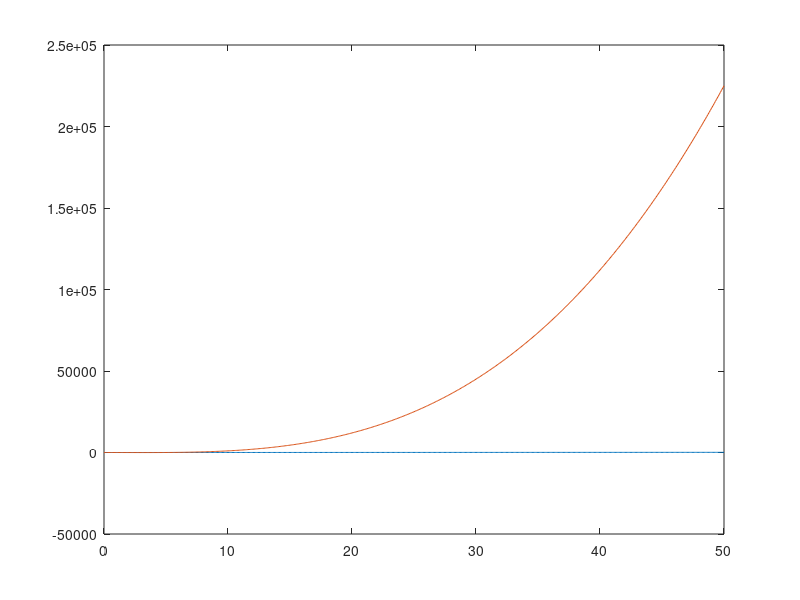
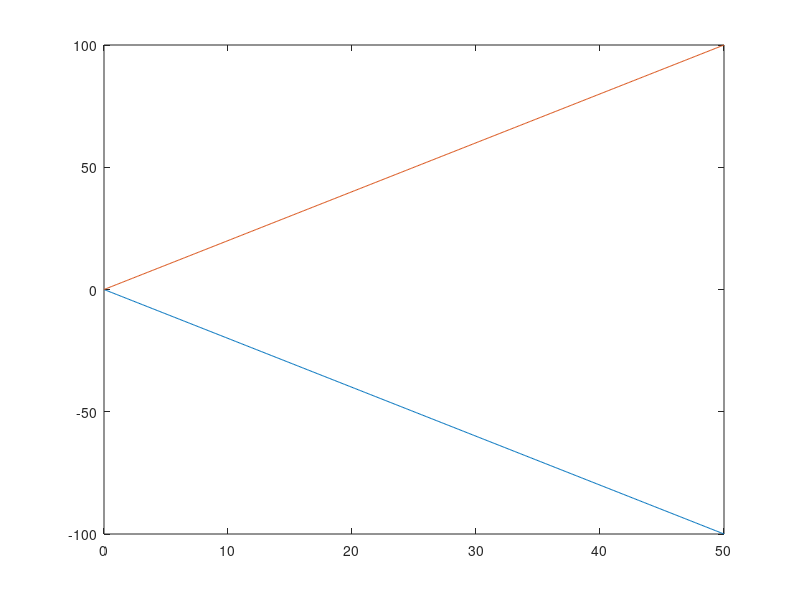
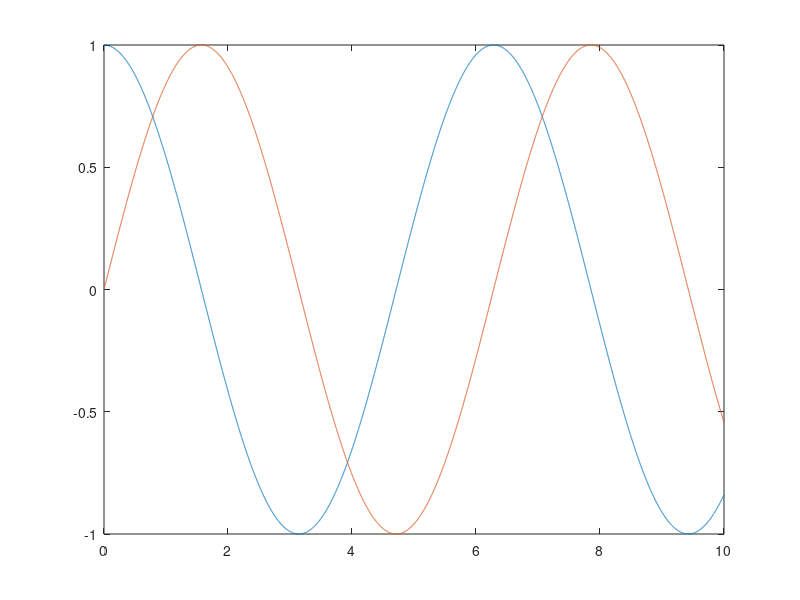

MATLAB code to generate these figures, in order:
%Module 7 Unit 3

    %Problem 1
    
    x = [0:.1:50];
    y1 = [(3.*x -x)];
    y2 = [(2.*x.^3 - 10.*x.^2 + 5)];
    
    plot(x,y1,x,y2)
    
    %Problem 2
    
    figure
    y3 = [((x.^2 - x + 1) - (x.^2 + x + 1))];
    y4 = [((x.^2 + x + 1) - (x.^2 - x + 1))];
    
    plot(x,y3)
    hold on
    plot(x, y4)
    hold off
    
    %problem 3
    
    figure
    x2 = [0:.001:10];
    y5 = [cos(x2)];
    y6 = [sin(x2)];
    
    plot(x2,y5)
    line(x2,y6)
    